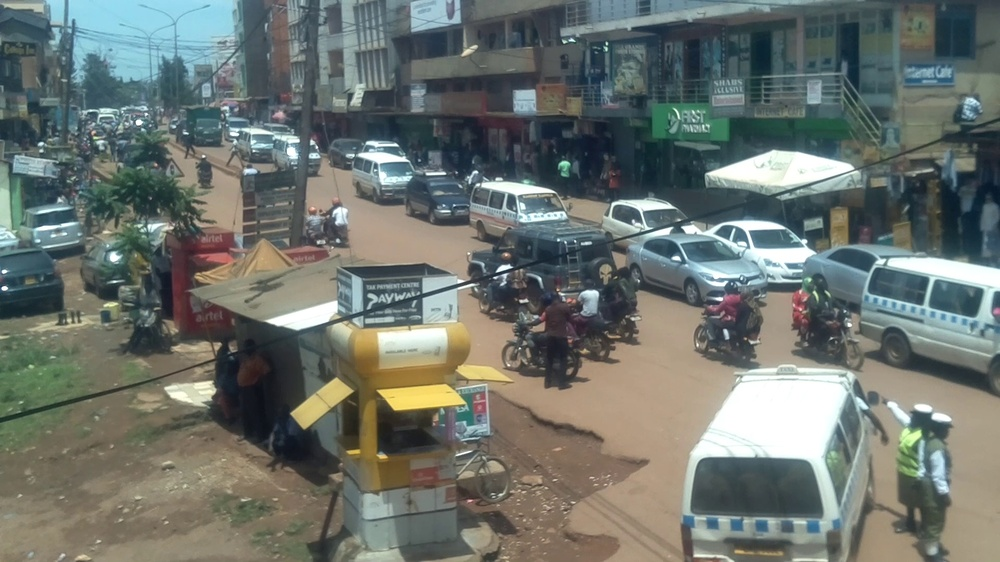
#> input picture images/frame18756.jpg, 1000 x 562 px, shrunk from 1920 x 1080 before the run
$ jupyter execute notebook.ipynb
#> lines starting #> are read from the running program, lines starting #| are printed output that depends on the picture
[cell 1]
# NAME:            MASONGO UMAR
# STUDENT NUMBER:  1800738510
# REGISTRATION NO: 22018/HD05/1967U

import cv2 as cv
import numpy as np
import sys
import argparse

from matplotlib import pyplot as plt
from __future__ import print_function
from scipy import ndimage

[cell 2]
# Average Filter

# Average filter is used to blur an image in order to remove the noise
# The average of pixel values in a m x m matrix is first determined
# The pixel intensity of the center element is then replaced by the mean

average_image = cv.imread("./images/frame18756.jpg")
#> average_image is the input picture: shape (562, 1000, 3); mean B, G, R 109.9, 115.6, 109
average_image = cv.cvtColor(average_image, cv.COLOR_BGR2RGB)

# Covolve a 3x3 kernel with the image
average_filter = cv.blur(average_image, (3,3))

plt.subplot(121),plt.imshow(average_image),plt.title("Original Image")
plt.xticks([]), plt.yticks([])
plt.subplot(122),plt.imshow(average_image),plt.title("Average Filtered Image")
plt.xticks([]), plt.yticks([])
plt.show

# Pros of Average filter
# 1. It reduces speckle noise in colored images does not lose image details
# 2. It removes noise in grayscale images and does not create artifacts.

# Cons of Average filter
# 1. It creates some artifacts in colored images
# 2. Some image details are lost in grayscale images

[cell 3]
# Median Filter

# Median filter is used to calculate the median of the pixel values
# that are around the center pixel in a m x m kernel.
# The pixel intensity of the center pixel is then replaced by the median value

median_image = cv.imread("./images/frame18756.jpg")
median_image = cv.cvtColor(median_image, cv.COLOR_BGR2RGB)
median_filter = cv.medianBlur(median_image, 3)

plt.subplot(121),plt.imshow(median_image),plt.title("Original Image")
plt.xticks([]), plt.yticks([])
plt.subplot(122),plt.imshow(median_image),plt.title("Median Filtered Image")
plt.xticks([]), plt.yticks([])
plt.show

# Pros of Median filter
# 1. It performs better when removing salt and paper noise compared to the Mean and Gaussian filters
# 2. It preserves image edges

# Cons of Median filter
# 1. It is not good at removing speckle noise

[cell 4]
# Gaussian Filter

# Guassian filter is simillar to the mean filter expect that it uses the weighted
# avarage of the surrounding pixels and has a parameter sigma,.
# The Guassina filter is highely effective at removing Gaussian noise from an image

gaussian_image = cv.imread("./images/frame18756.jpg")
gaussian_image = cv.cvtColor(gaussian_image, cv.COLOR_BGR2RGB)
gaussian_filter = cv.GaussianBlur(gaussian_image, (3,3), 1)

plt.subplot(121),plt.imshow(gaussian_image),plt.title("Original Image")
plt.xticks([]), plt.yticks([])
plt.subplot(122),plt.imshow(gaussian_image),plt.title("Gaussian Filtered Image")
plt.xticks([]), plt.yticks([])
plt.show

# Pros of Gaussian filter
# 1. It performs better than the mean filter when preserving images of a simillar size

# Cons of Gaussian filter
# 1.It blurs the image edges just like the mean filter
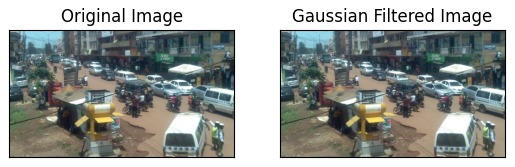
#> figure drawn by matplotlib, 2 panels

[cell 5]
# Varying the filters from 3x3 to 7x7 and α =1 to 5 increases on the bluring effect.

[cell 6]
# Canny Edge Detection

# Canny Edge Detection is a multi-stage algorithm that  first removes noise from an image,
# then gets the Intensity Gradient of the Image, later does a full scan of
# the image to remove any unwanted pixels which may not constitute the edge,
# and finally does Hysteresis Thresholding

canny_image = cv.imread("./images/frame18757.jpg")
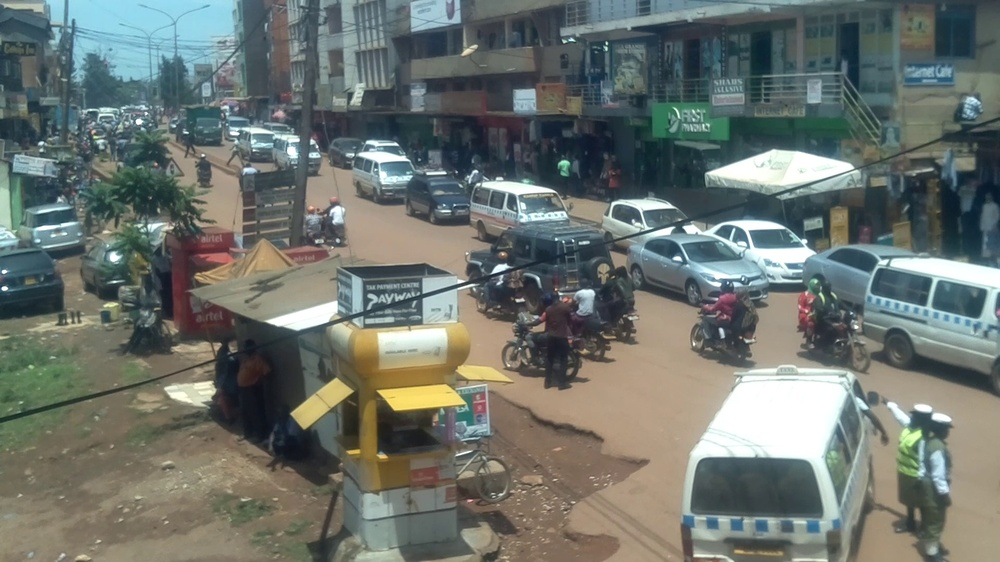
#> input picture images/frame18757.jpg, 1000 x 562 px, shrunk from 1920 x 1080 before the run
#> canny_image is the input picture: shape (562, 1000, 3); mean B, G, R 109.9, 115.6, 108.8
canny_image = cv.cvtColor(canny_image, cv.COLOR_BGR2RGB)
canny_edges = cv.Canny(canny_image, 50, 200)
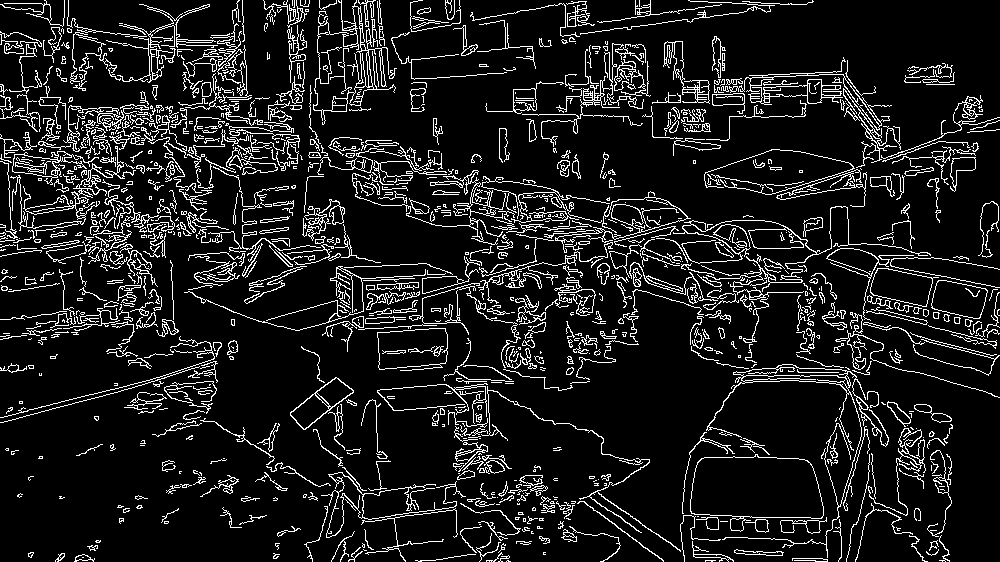
#> canny_edges: shape (562, 1000); 11% white in thin lines or dots

plt.subplot(121),plt.imshow(canny_image,cmap = 'gray')
plt.title('Original Image'), plt.xticks([]), plt.yticks([])
plt.subplot(122),plt.imshow(canny_edges,cmap = 'gray')
plt.title('Canny Edge Image'), plt.xticks([]), plt.yticks([])
plt.show()

# Pros of Canny Edge Detection
# 1. The algorithm provides better detection perfomance in noise condition environments
# compared to other detection techniques.
# 2. It can produce good thin and smooth detection of the edge

# Cons of Canny Edge Detection
# 1. It is a more computationaly complex and time consuming compared to other edge
# detection algorithms
# 2. It gives false edges if the threshold is too low or some edges may be missing if the
# threshold is too high.

[cell 7]
# The Laplacian of Gaussian (LoG) Edge Detection Technique

# LoG is a Second-order differential algorithm whcih  first smoothes the image using the
# Gaussian low-pass filter and then computes the image edges of the steep using the Laplacian algorithm.

# [variables]
# Declare the variables we are going to use
ddepth = cv.CV_16S
kernel_size = 3

# Load the image
log_image = cv.imread("./images/frame18757.jpg")
log_image = cv.cvtColor(log_image, cv.COLOR_BGR2RGB)

# [reduce_noise]
# Remove noise by blurring with a Gaussian filter
log_image = cv.GaussianBlur(log_image, (3, 3), 0)
# [reduce_noise]

# [convert_to_gray]
# Convert the image to grayscale
log_gray = cv.cvtColor(log_image, cv.COLOR_BGR2GRAY)
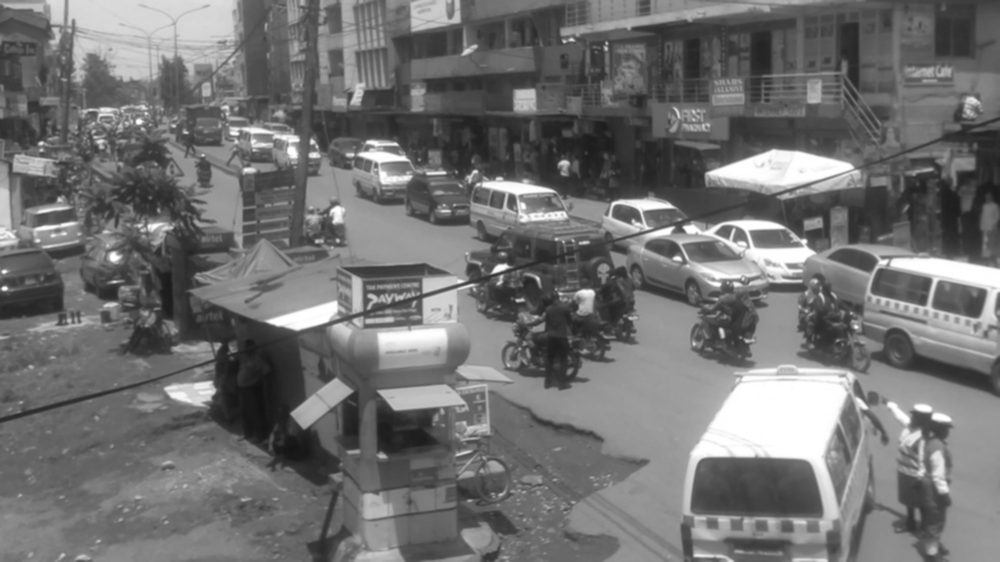
#> log_gray: shape (562, 1000); min 18, max 255, mean 113.1
# [convert_to_gray]

# [laplacian]
# Apply Laplace function
dst = cv.Laplacian(log_gray, ddepth, ksize=kernel_size)
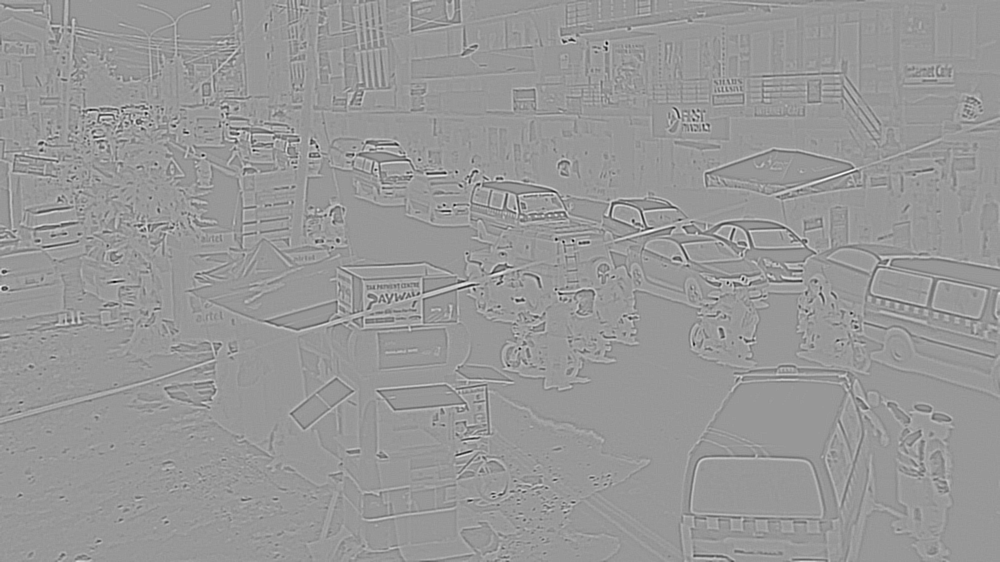
#> dst: shape (562, 1000) int16; min -436, max 296, mean 0; drawn with min black and max white
# [laplacian]

# [convert]
# converting back to uint8
final_image = cv.convertScaleAbs(dst)
# [convert]

plt.subplot(121),plt.imshow(log_image,cmap = 'gray')
plt.title('Original Image'), plt.xticks([]), plt.yticks([])
plt.subplot(122),plt.imshow(final_image,cmap = 'gray')
plt.title('LoG Edge Image'), plt.xticks([]), plt.yticks([])
plt.show()

# Pros of LoG
# 1. It is good at finding the correct places of edges and tests a broad area around the pixel
# 2. It ensures that the pixels at the place where intensity changes takes place

# Cons of LoG
# 1. It does'nt perform well around image corners, curves and where the grey level pixel intensity function varies
# 2. It can't find the direction of edge because it uses the Laplacian filter

[cell 8]
# Roberts Edge Detection Technique

# Roberts edge detection operator is based on the principle that difference on any
# pair of mutually perpendicular direction can be used to calculate the gradient.

roberts_image = cv.imread("./images/frame18757.jpg") # Read image
roberts_image = cv.cvtColor(roberts_image, cv.COLOR_BGR2RGB)

# Grayscale processing image
roberts_gray_Image = cv.cvtColor(roberts_image, cv.COLOR_BGR2GRAY)

# Roberts operator
kernelx = np.array([[-1, 0], [0, 1]], dtype=int)
kernely = np.array([[0, -1], [1, 0]], dtype=int)

x = cv.filter2D(roberts_gray_Image, cv.CV_16S, kernelx)
y = cv.filter2D(roberts_gray_Image, cv.CV_16S, kernely)

# Turn uint8, image fusion
absX = cv.convertScaleAbs(x)
absY = cv.convertScaleAbs(y)
roberts_edge_image = cv.addWeighted(absX, 0.5, absY, 0.5, 0)

plt.subplot(121),plt.imshow(roberts_image,cmap = 'gray')
plt.title('Original Image'), plt.xticks([]), plt.yticks([])
plt.subplot(122),plt.imshow(roberts_edge_image,cmap = 'gray')
plt.title('Roberts Edge Image'), plt.xticks([]), plt.yticks([])
plt.show()

# Pros of Roberts Edge Detection
# 1.It is a simple and computationally efficient edge detection technique
# 2. It's diagonal direction points are preserved

# Cons of Roberts Edge Detection Technique
# 1. It can’t detect that type of edges which are multiplie s of 45 degrees ant it is not symmetric
# 2. It is very sensitive to the noise and it's accuracy decreases as the gradient magnitude of the edges decreases

[cell 9]
# Sobel Edge Detection Technique

# The Sobel technique performs a 2-D spatial gradient quantity on an image and so
# highlights regions of high spatial frequency that correspond to edges.

# Declare the variables to be used
scale = 1
delta = 0
ddepth = cv.CV_16S

# Load the image
sobel_image = cv.imread("./images/frame18757.jpg")
sobel_image = cv.cvtColor(sobel_image, cv.COLOR_BGR2RGB)

# Remove noise by blurring with a Gaussian filter ( kernel size = 3 )
sobel_image = cv.GaussianBlur(sobel_image, (3, 3), 0)

# Convert the image to grayscale
sobel_gray = cv.cvtColor(sobel_image, cv.COLOR_BGR2GRAY)

# Sobel operator
grad_x = cv.Sobel(sobel_gray, ddepth, 1, 0, ksize=3, scale=scale, delta=delta, borderType=cv.BORDER_DEFAULT)

# Gradient-Y
# grad_y = cv.Scharr(gray,ddepth,0,1)
grad_y = cv.Sobel(sobel_gray, ddepth, 0, 1, ksize=3, scale=scale, delta=delta, borderType=cv.BORDER_DEFAULT)
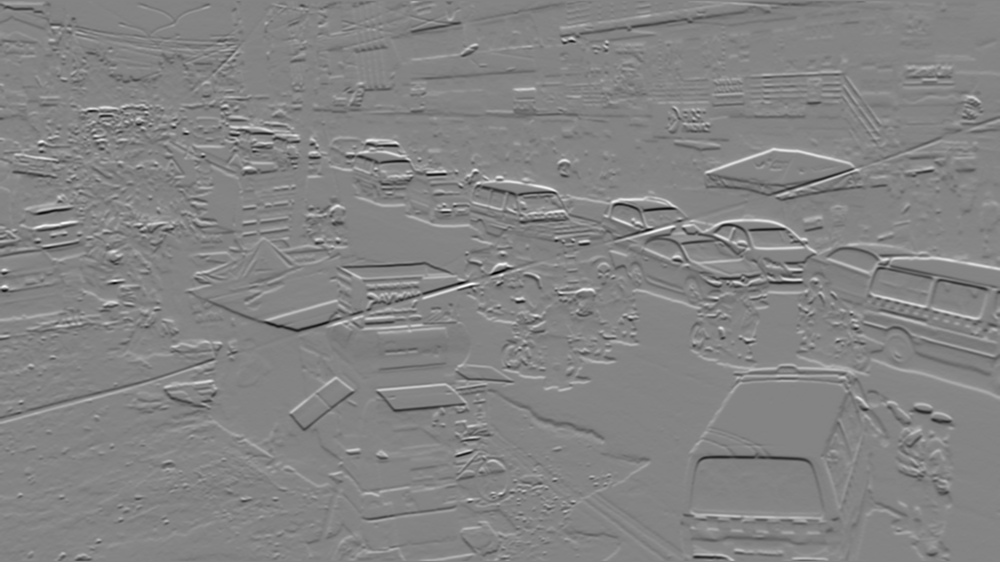
#> grad_y: shape (562, 1000) int16; min -587, max 545, mean -0.2; drawn with min black and max white

abs_grad_x = cv.convertScaleAbs(grad_x)
abs_grad_y = cv.convertScaleAbs(grad_y)

grad = cv.addWeighted(abs_grad_x, 0.5, abs_grad_y, 0.5, 0)

plt.subplot(121),plt.imshow(sobel_image,cmap = 'gray')
plt.title('Original Image'), plt.xticks([]), plt.yticks([])
plt.subplot(122),plt.imshow(grad,cmap = 'gray')
plt.title('Sobel Edge Image'), plt.xticks([]), plt.yticks([])
plt.show()

# Pros of Sobel Edge Detection Technique
# 1. The Sobel technique is simple in detecting edges and their orientation because it approximates the gradient calculation
# 2.Simple and time efficient computation
# 3.Very easy at searching for smooth edges


# Cons of Sobel Edge Detection Technique
# 1.Very sensitive to noise
# 2.Not very accurate in edge detection
# 3.An increase in noise degrades the gradient magnitude of the edges which produces inaccurate results
# 4.Diagonal direction points are not preserved always
# 5.Detect with thick and rough edges does not give appropriate results

[cell 10]
# Perwit Edege Detection Technique

# Perwit basically uses two masks, one for detecting image derivatives in X and
# one for detecting image derivative in Y. To find edges, a user convolves an image
# with both masks, producing two derivative images (dx and dy)

# Read image
perwit_image = cv.imread("./images/frame18757.jpg")
perwit_image = cv.cvtColor(perwit_image, cv.COLOR_BGR2RGB)


 # Grayscale processing image
perwit_gray = cv.cvtColor(perwit_image, cv.COLOR_BGR2GRAY)

 # Prewitt operator
kernelx = np.array([[1,1,1],[0,0,0],[-1,-1,-1]],dtype=int)
kernely = np.array([[-1,0,1],[-1,0,1],[-1,0,1]],dtype=int)

x = cv.filter2D(perwit_gray, cv.CV_16S, kernelx)
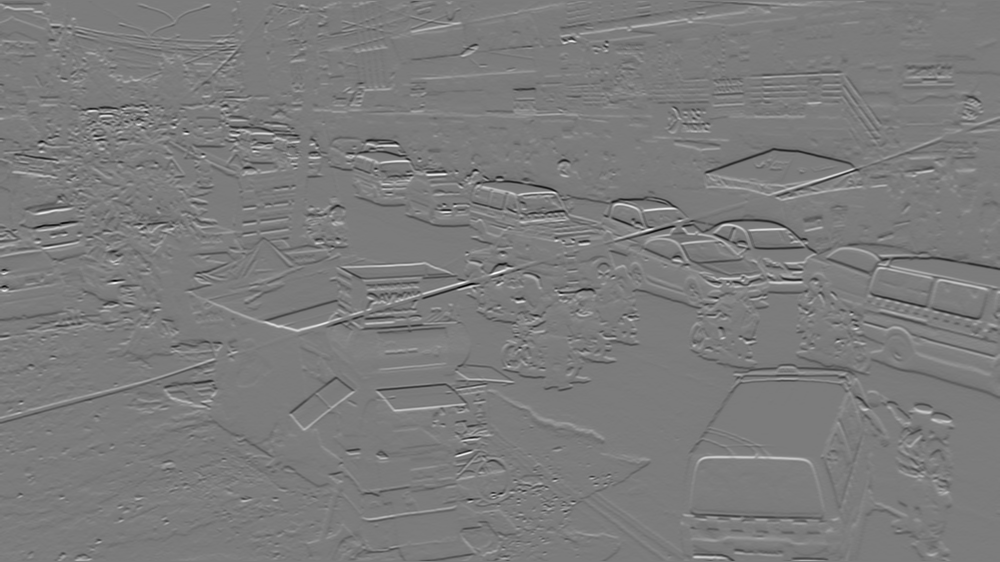
#> x: shape (562, 1000) int16; min -575, max 607, mean 0.2; drawn with min black and max white
y = cv.filter2D(perwit_gray, cv.CV_16S, kernely)

 # Turn uint8, image fusion
absX = cv.convertScaleAbs(x)
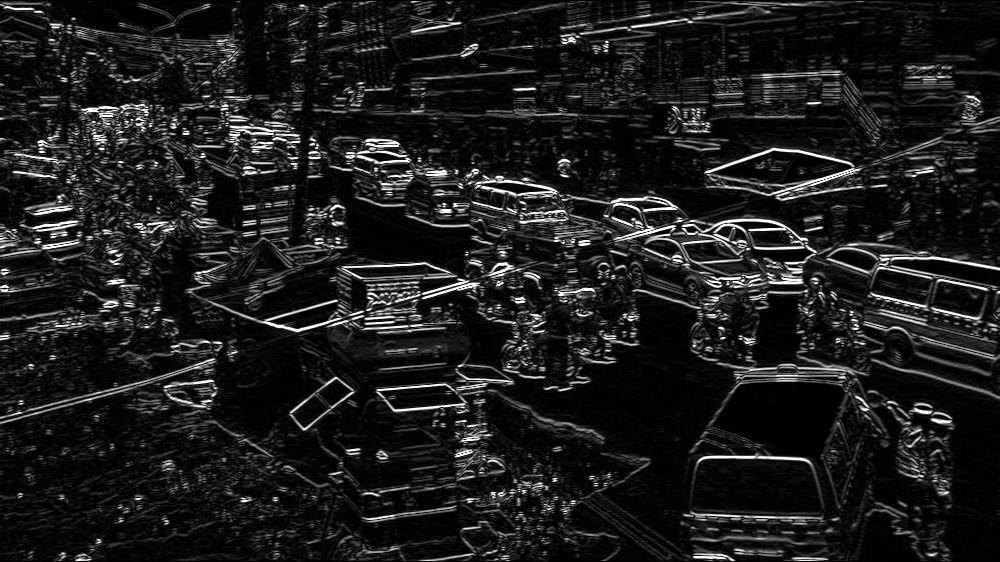
#> absX: shape (562, 1000); min 0, max 255, mean 29.6
absY = cv.convertScaleAbs(y)
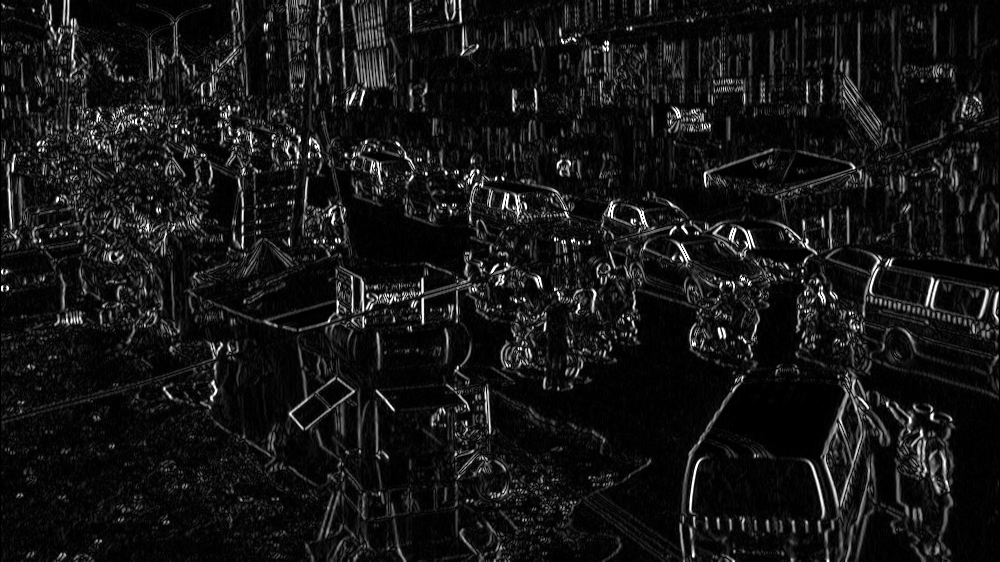
#> absY: shape (562, 1000); min 0, max 255, mean 21.6
perwit_edge_image = cv.addWeighted(absX, 0.5, absY, 0.5, 0)

# Display graphics
titles = ['Original image','Perwit Edge Image']
images = [perwit_image, perwit_edge_image]

for i in range(2):
    plt.subplot(1, 2, i + 1), plt.imshow(images[i], 'gray')
    plt.title(titles[i])
    plt.xticks([]), plt.yticks([])
plt.show()

# Pros Perwit Edge Detection Technique
# 1. Prewitt technique is slightly simpler to implement computationally than the Sobel techniquedetection
# 2.Good performance on detecting vertical and horizontal edges
# 3.Best operator to detect the orientation of an image

# Cons of Perwit Edge Detection Technique
# 1. It tends to produce more noisier results than Sobel.
# 2.The magnitude of coefficient is fixed and cannot be changed
# 3.Diagonal direction points are not preserved always
